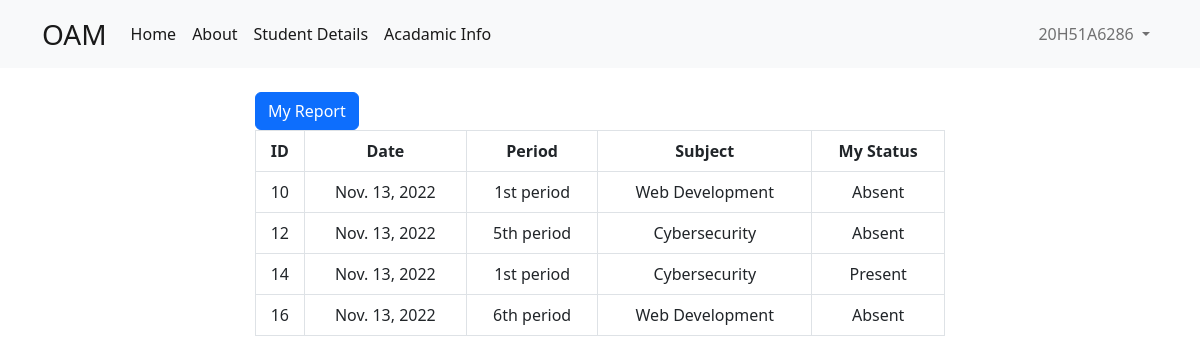
Page /student_details (signed in) on the committed database.
### core/models.py (models this page shows, shortened)
class User(AbstractUser):
    user_type        = models.CharField(
                    max_length = 10,
                    choices = user_types,
                    default='student',
                    null = False,
                )
    gender      = models.CharField(
                    max_length=50,
                    choices=sex_choice,
                    default='Male'
                )
    dob         = models.DateField(
                    _("date of birth"),
                    default=date.today,
                    null = True,
                    blank = True,
                    help_text="Please use the following format: <em>YYYY-MM-DD</em>."
                )
    date_joined = models.DateTimeField(_("date joined"), default=timezone.now)
    class Meta:
        ordering    = [
                        'first_name',
                        'last_name',
                        'dob',
                        'email',
                        'gender'
                    ]

### att/models.py (models this page shows, shortened)
class Attendance(models.Model):
    section     = models.ForeignKey(Section, on_delete = models.CASCADE)
    period      = models.ForeignKey(Period,  on_delete = models.CASCADE)
    subject     = models.ForeignKey(Subject, on_delete = models.CASCADE)
    student     = models.ForeignKey(Student, on_delete = models.CASCADE)
    student_status = models.CharField(
                    max_length = 10,
                    choices = (
                        ('Absent', 'A'),
                        ('Present', 'P')
                    )
                )

class Period(models.Model):
    date        = models.DateField(default = timezone.now)
    hour        = models.CharField(max_length = 15, choices = time_slots)

class Subject(models.Model):
    name = models.CharField(max_length=50)
    short_name = models.CharField(max_length=50, default='X')
    def __str__(self):
        return self.name

### att/views.py (the view)
@login_required
def student_home(request):
    user        = User.objects.get(username = request.user.username)
    student     = Student.objects.get(user = user)
    atts = Attendance.objects.filter(student = student)
    return render(request, 'student_details.html', {
        'atts' : atts,
        'section' : atts.first().section,
    })

### att/models.py (called while the page is built)
    def __str__(self):
        return self.name

### templates/student_details.html
{% extends 'base.html' %}
{% block body %}
<div class="row justify-content-center">
    <div class="col-7">
        <a
            href="/show_myreport/{{ section }}/"
            class="btn btn-primary"
        >
            My Report
        </a>
        <div class="flex flex-col">
            <table class="min-w-full border text-center table table-hover table-bordered">
                <thead class="border-b">
                    <tr>
                        <th scope="col">ID          </th>
                        <th scope="col">Date        </th>
                        <th scope="col">Period      </th>
                        <th scope="col">Subject     </th>
                        <th scope="col">My Status   </th>
                    </tr>
                </thead>
                <tbody>
                    {% for att in atts %}
                        <tr class="border-b">
                            <td scope="row">
                                {{ att.id }}
                            </td>
                            <td >
                                {{ att.period.date }}
                            </td>
                            <td >
                                {{ att.period.hour }}
                            </td>
                            <td >
                                {{ att.subject }}
                            </td>
                            <td >
                                {{ att.student_status }}
                            </td>
                        </tr>
                    {% endfor %}
                </tbody>
            </table>
        </div>
    </div>
</div>
{% endblock body %}

### templates/nav.html (shortened to what this page needs)
<nav class="navbar navbar-expand-lg bg-light mb-4">
    <div class="container   ">
      <a class="navbar-brand fs-3" href="{% url 'home' %}">OAM</a>
      <div class="collapse navbar-collapse" id="navbarSupportedContent">
        <ul class="navbar-nav me-auto mb-2 mb-lg-0">
          <li class="nav-item">
            <a class="nav-link active" aria-current="page" href="{% url 'home' %}">Home</a>
          </li>
          <li class="nav-item">
            <a class="nav-link active" aria-current="page" href="{% url 'about' %}">About</a>
          </li>
          {% if user.is_authenticated and user.user_type != 'student' %}
          <li class="nav-item">
            <a class="nav-link active" aria-current="page" href="{% url 'departments' %}">Departments</a>
          </li>
          {% else %}
          <li class="nav-item">
            <a class="nav-link active" aria-current="page" href="{% url 'student details' %}">Student Details</a>
          </li>
          <li class="nav-item">
            <a class="nav-link active" aria-current="page" href="{% url 'acadamic info' %}">Acadamic Info</a>
          </li>
          {% endif %}
        </ul>
				{% if user.is_authenticated %}
					<ul class="navbar-nav mr-0 mb-2 mb-lg-0">
						<li class="nav-item dropdown">
							<a class="nav-link dropdown-toggle" href="#" role="button" data-bs-toggle="dropdown" aria-expanded="false">
								{{ user.username }}
							</a>
						</li>
					</ul>
        {% else %}
					<div class="form-inline my-2 my-lg-0">
						<a href="{% url 'login' %}" class="btn btn-outline-success">Login</a>
						<a href="{% url 'signup' %}" class="btn btn-primary ml-3">Signup</a>
					</div>
				{% endif %}
      </div>
    </div>
  </nav>

### rows in the picture
User: username "20H51A6286"
Attendance: id "10", period "Nov. 13, 2022", period.hour "1st period", subject "Web Development", student_status "Absent"
Attendance: id "12", period "Nov. 13, 2022", period.hour "5th period", subject "Cybersecurity", student_status "Absent"
Attendance: id "14", period "Nov. 13, 2022", period.hour "1st period", subject "Cybersecurity", student_status "Present"
Attendance: id "16", period "Nov. 13, 2022", period.hour "6th period", subject "Web Development", student_status "Absent"
